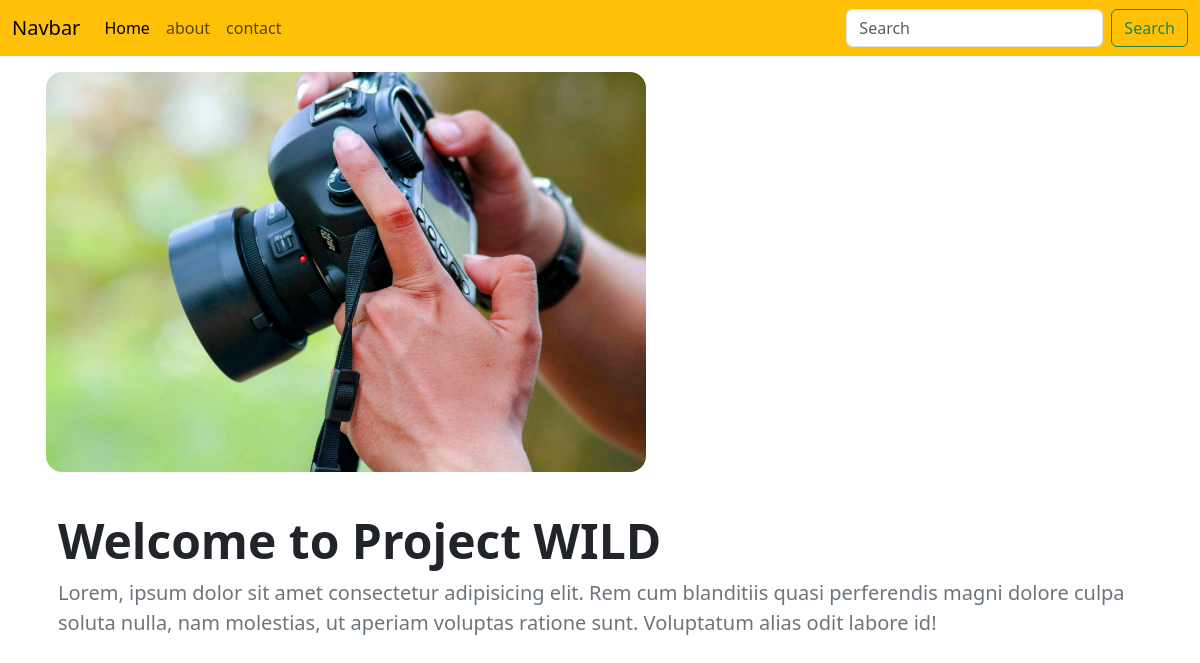
Before: / with the older database file.
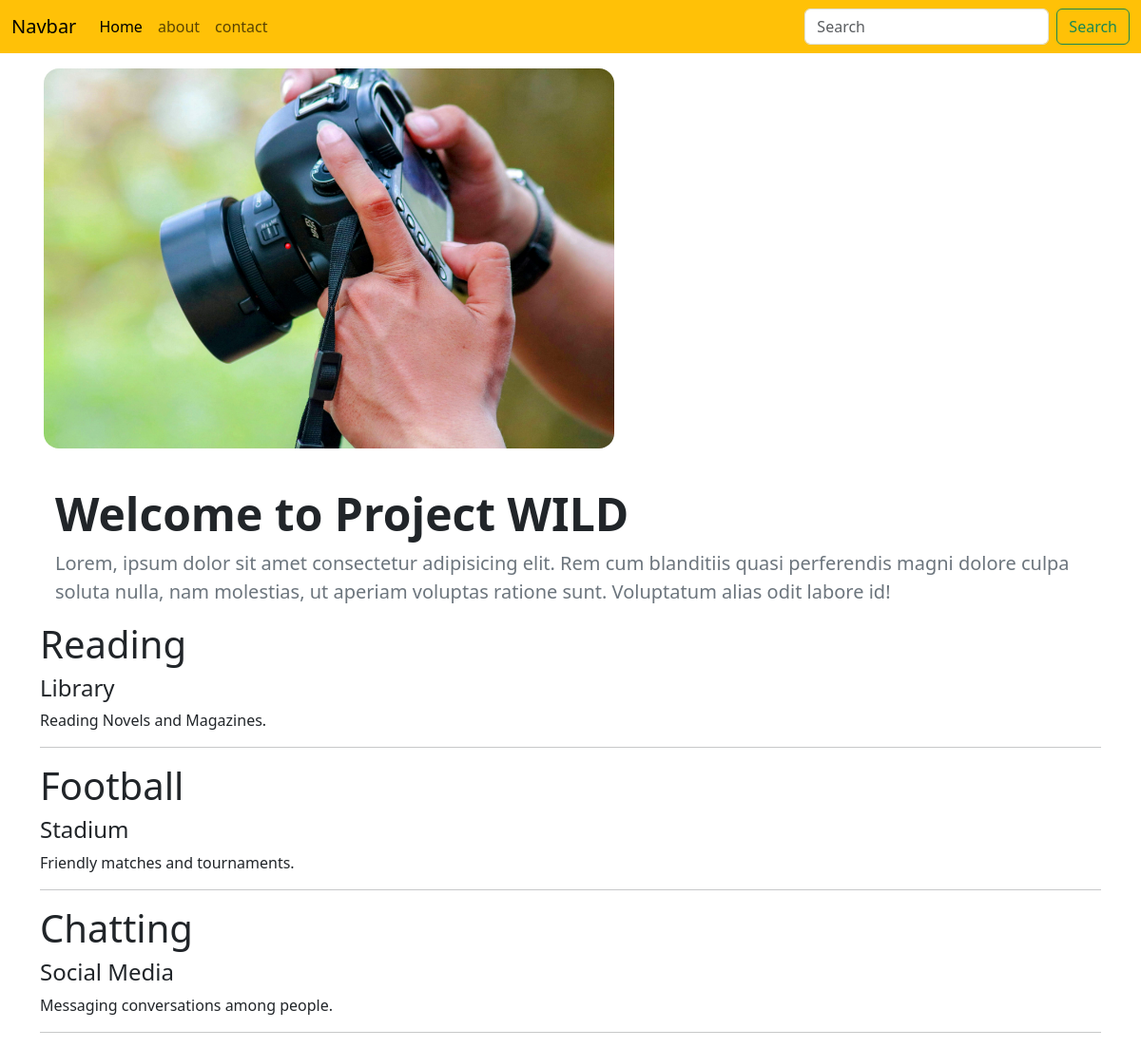
After: the same page with the newer database file.
### hobbiesApp/models.py (models this page shows, shortened)
class Interests(models.Model):
    name = models.CharField(max_length=100)
    description = models.CharField(max_length=255)
    Place = models.CharField(max_length=100)
    created_at = models.DateTimeField(auto_now=True)
    updated_at = models.DateTimeField(auto_now=True)

### hobbiesApp/views.py (the view)
# urls.py: path('', views.home, name="home"),
def home(request):
    interests = Interests.objects.all
    context ={"data":interests} # purpose if hold a refe to the data
    return render (request,"hobbiesApp/home.html", context)

### hobbiesApp/templates/hobbiesApp/home.html (shortened to what this page needs)
{% extends 'base.html' %}
{% load static %}
{% block content %}
<div class="d-flex gap-3 px-3 container">
    <img src="{% static 'image/camera.jpg' %}" class="object-fit-cover w-full my-3 rounded-4 d-flex " alt="" size="400"
        height="400px" srcset="">
</div>
<div class="container">
<h1 class="display-5 mt-4 fw-bold px-3">Welcome to Project <span class=" pe-2 fw-bold">WILD</span></h1>
<p class="lead fw-light mt-2 text-secondary px-3">Lorem, ipsum dolor sit amet consectetur adipisicing elit. Rem cum
    blanditiis quasi perferendis magni dolore culpa
    soluta nulla, nam molestias, ut aperiam voluptas ratione sunt. Voluptatum alias odit labore id!</p>
</div>
<div class="container">
    {% for interest in data %}
    <h1>{{interest.name}}</h1>
    <h4>{{interest.Place}}</h4>
    <p>{{interest.description}}</p>
    <hr>
    {% endfor %}
</div>
{% endblock %}

### templates/base.html (shortened to what this page needs)
<!DOCTYPE html>
<html lang="en">
<head>
    <link href="https://cdn.jsdelivr.net/npm/bootstrap@5.3.8/dist/css/bootstrap.min.css" rel="stylesheet"
>
</head>
<body>
    {% include 'nav.html' %}
    {% block content %}
    {% endblock %}
</body>
</html>

### templates/nav.html (shortened to what this page needs)
{% load static %}
<nav class="navbar navbar-expand-lg bg-warning">
  <div class="container-fluid">
    <a class="navbar-brand"href="">Navbar</a>
    <div class="collapse navbar-collapse" id="navbarSupportedContent">
      <ul class="navbar-nav me-auto mb-2 mb-lg-0">
        <li class="nav-item">
          <a class="nav-link active" aria-current="page" href="{% url 'home' %}">Home</a>
        </li>
        <li class="nav-item">
        <a class="nav-link" href="{% url 'about' %}">about</a>
        </li>
        <li class="nav-item">
          <a class="nav-link" href="{% url 'contact' %}">contact</a>
        </li>
      </ul>
      <form class="d-flex" role="search">
        <input class="form-control me-2" type="search" placeholder="Search" aria-label="Search"/>
        <button class="btn btn-outline-success" type="submit">Search</button>
      </form>
    </div>
  </div>
</nav>

Changed rows visible on the page:
added Interests: name "Reading", Place "Library", description "Reading Novels and Magazines."
added Interests: name "Football", Place "Stadium", description "Friendly matches and tournaments."
added Interests: name "Chatting", Place "Social Media", description "Messaging conversations among people."
